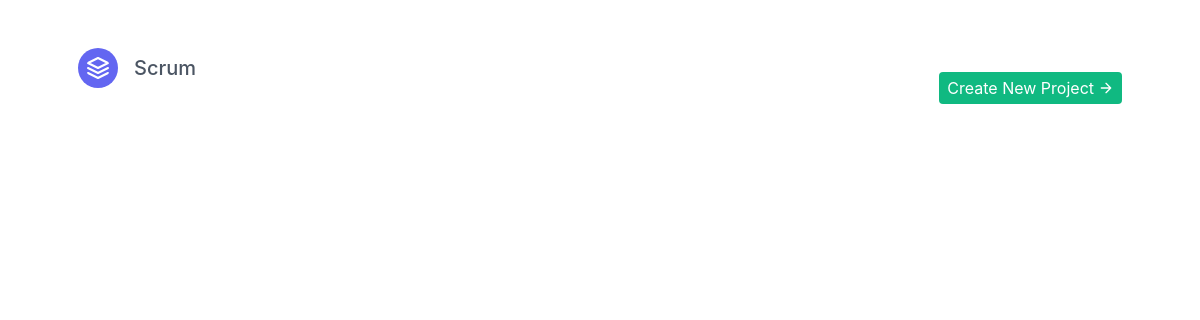
The app's page /, older data.
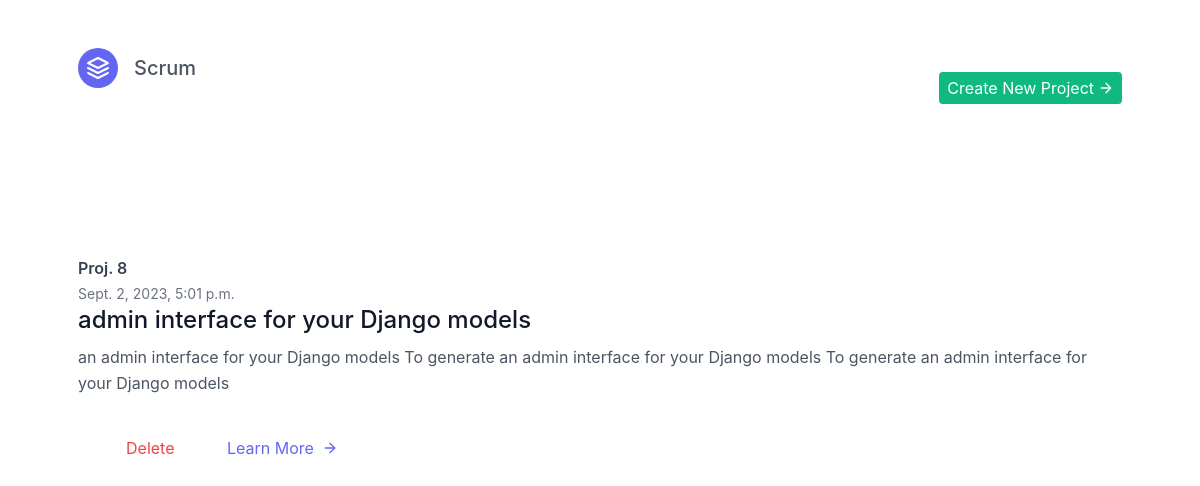
The same page, newer data.
### app/models.py (models this page shows, shortened)
class Project(models.Model):
    project_name = models.TextField()
    project_description = models.TextField()
    created_at = models.DateTimeField(auto_now_add=True)  # Automatically set on creation

### app/views.py (the view)
# urls.py: path("", views.home, name="home page"),
def home(request):
    projects = Project.objects.all()
    return render(request, 'index.html', {'projects':projects})

### app/templates/index.html (shortened to what this page needs)
<!DOCTYPE html>
<html lang="en">
<link href="https://unpkg.com/tailwindcss@^2/dist/tailwind.min.css" rel="stylesheet">
<link rel="stylesheet" href="https://cdn.jsdelivr.net/npm/bootstrap@4.0.0/dist/css/bootstrap.min.css">
<body>
    <header class="text-gray-600 body-font">
        <div class="container mx-auto flex flex-wrap p-5 flex-col md:flex-row items-center">
          <a class="flex title-font font-medium items-center text-gray-900 mb-4 md:mb-0">
            <svg xmlns="http://www.w3.org/2000/svg" fill="none" stroke="currentColor" stroke-linecap="round" stroke-linejoin="round" stroke-width="2" class="w-10 h-10 text-white p-2 bg-indigo-500 rounded-full" viewBox="0 0 24 24">
              <path d="M12 2L2 7l10 5 10-5-10-5zM2 17l10 5 10-5M2 12l10 5 10-5"></path>
            </svg>
            <span class="ml-3 text-xl">Scrum</span>
          </a>
          <button class="md:ml-auto flex flex-wrap items-center text-white text-base justify-center bg-green-500 border-0 py-1 px-2 focus:outline-none hover:bg-green-700 rounded text-base mt-3 md:mt-0" data-toggle="modal" data-target="#exampleModal"  type="button">Create New Project
            <svg fill="none" stroke="currentColor" stroke-linecap="round" stroke-linejoin="round" stroke-width="2" class="w-4 h-4 ml-1" viewBox="0 0 24 24">
              <path d="M5 12h14M12 5l7 7-7 7"></path>
            </svg>
          </button>
        </div>
      </header>
    <section class="text-gray-600 body-font overflow-hidden">
        <div class="container px-5 py-24 mx-auto">
          <div class="-my-8 divide-y-2 divide-gray-100">
            {% for project in projects %}
              <div class="py-8 flex flex-wrap md:flex-nowrap">
                <div class="md:w-64 md:mb-0 mb-6 flex-shrink-0 flex flex-col">
                  <span class="font-semibold title-font text-gray-700">Proj. {{ project.id }}</span>
                  <span class="mt-1 text-gray-500 text-sm">{{ project.created_at }}</span>
                </div>
                <div class="md:flex-grow">
                  <h2 class="text-2xl font-medium text-gray-900 title-font mb-2">{{ project.project_name }}</h2>
                  <p class="leading-relaxed">{{ project.project_description }}</p>
                  <a href="/delete_project/{{ project.project_name }}"  class="text-red-500 inline-flex mx-5 items-center mt-4">Delete
                  </a>
                  <a href="/tickets/{{ project.project_name }}"  class="text-indigo-500 inline-flex items-center mt-4">Learn More
                    <svg class="w-4 h-4 ml-2" viewBox="0 0 24 24" stroke="currentColor" stroke-width="2" fill="none" stroke-linecap="round" stroke-linejoin="round">
                      <path d="M5 12h14"></path>
                      <path d="M12 5l7 7-7 7"></path>
                    </svg>
                  </a>
                </div>
              </div>
            {% endfor %}
          </div>
        </div>
      </section>
</body>
</html>

Row changes from the older to the newer data that the page shows:
added Project: id "8", created_at "Sept. 2, 2023, 5:01 p.m.", project_name "admin interface for your Django models", project_description "an admin interface for your Django models To generate an admin interface for your Django models To generate an admin interface for your Django models"
